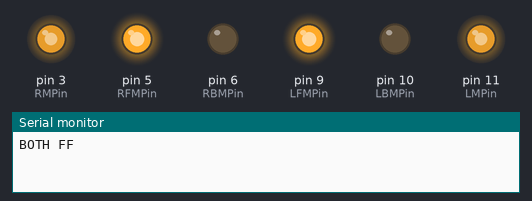
Bench run of a sketch on a simulated Arduino Uno, built with avr-gcc and run on an emulated ATmega328P. Parts: output pins drawn as LEDs (lit = HIGH), the last lines printed to the serial monitor.

Above: at 0.05 s.
At 3.0 s:
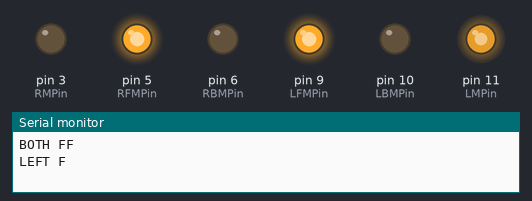
At 5.95 s:
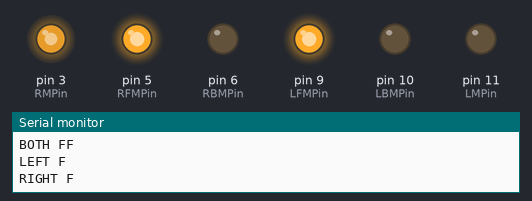
At 8.95 s:
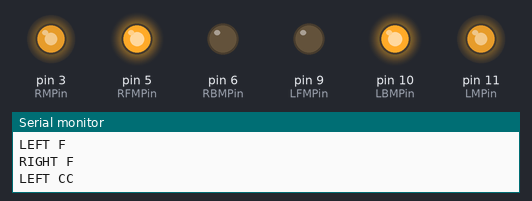
At 11.95 s:
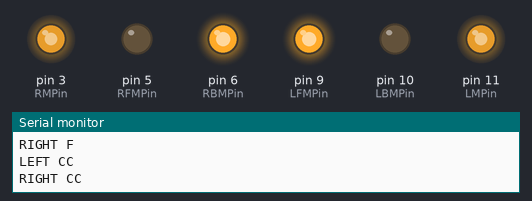
Timing chart, 0 to 15.6 s (numbered marks = the images above):
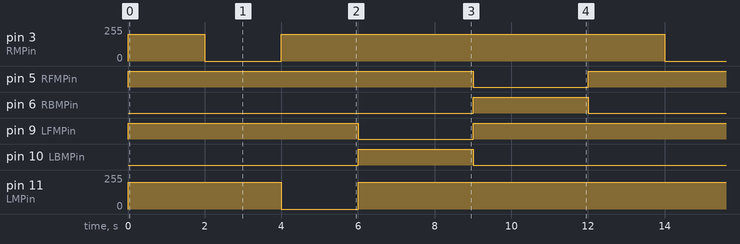

Measured:
- by itself, pin 3 (RMPin), pin 11 (LMPin): repeats every 12.0 s: 0/255 2.0 s, 200/255 10.0 s
- by itself, pin 5 (RFMPin): alternates HIGH for 9.0 s and LOW for 3.0 s
- by itself, pin 6 (RBMPin), pin 10 (LBMPin): alternates HIGH for 3.0 s and LOW for 9.0 s
- by itself, pin 9 (LFMPin): repeats every 12.0 s: LOW 3.0 s, HIGH 9.0 s

The sketch:

motor_drive.ino
```cpp
#define LMPin 11
#define LFMPin 9
#define LBMPin 10
#define RMPin 3
#define RFMPin 5
#define RBMPin 6

void motorDrive(int LFMSpeed,int RFMSpeed)
{
  if(LFMSpeed>220)LFMSpeed=220;
  if(RFMSpeed>220)RFMSpeed=220;
  analogWrite(RMPin,RFMSpeed);
  analogWrite(LMPin,LFMSpeed);
}


void setup()
{
  Serial.begin(9600);
  pinMode(LMPin,OUTPUT);
  pinMode(RMPin,OUTPUT);
  pinMode(LFMPin,OUTPUT);
  pinMode(LBMPin,OUTPUT);
  pinMode(RFMPin,OUTPUT);
  pinMode(RBMPin,OUTPUT);


}


/*****************************End of Main Setup********************************************/

/*****************************Main Loop****************************************************/
void loop()
{
  Serial.println("BOTH FF");
  digitalWrite(LFMPin,HIGH);
  digitalWrite(LBMPin,LOW);
  digitalWrite(RFMPin,HIGH);
  digitalWrite(RBMPin,LOW);
  motorDrive(200,200);
  delay(2000);
  Serial.println("LEFT F");
  motorDrive(200,0);
  delay(2000);
  Serial.println("RIGHT F");
  motorDrive(0,200);
  delay(2000);
  Serial.println("LEFT CC");
  digitalWrite(LFMPin,LOW);
  digitalWrite(LBMPin,HIGH);
  digitalWrite(RFMPin,HIGH);
  digitalWrite(RBMPin,LOW);
  motorDrive(200,200);
  delay(3000);

  Serial.println("RIGHT CC");
  digitalWrite(LFMPin,HIGH);
  digitalWrite(LBMPin,LOW);
  digitalWrite(RFMPin,LOW);
  digitalWrite(RBMPin,HIGH);
  motorDrive(200,200);
  delay(3000);


}
```
